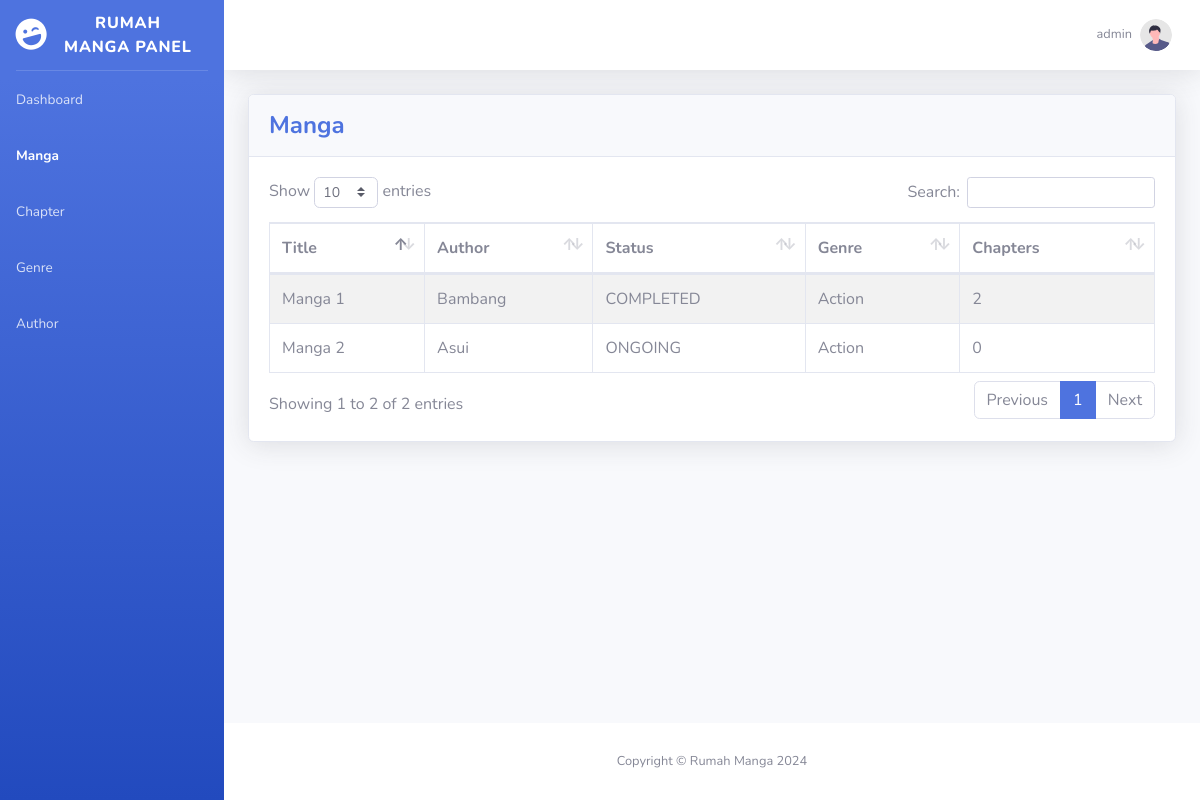
The page /manga.php (signed in) on the database its author committed.
### tables this page shows
CREATE TABLE "mangas" (
	"id"	INTEGER NOT NULL,
	"secure_id"	TEXT NOT NULL,
	"created_date"	TEXT,
	"modified_date"	TEXT,
	"title"	TEXT NOT NULL,
	"author_id"	TEXT,
	"genres_id"	TEXT,
	"status"	TEXT,
	"synopsis"	TEXT,
	"cover_img"	TEXT,
	PRIMARY KEY("id")
);

### api/get_manga.php (called while the page is built, shortened)
<?php
include('config/db.php');
if ($_SERVER["REQUEST_METHOD"] == "GET") {
    try{
        $sql = 'SELECT * FROM mangas';
        $stmt = $db->query($sql);
        $mangas = $stmt->fetchAll();
        $i = 0;
        foreach($mangas as $manga) {
            $genreIds = json_decode($manga['genres_id']);
            $genreNames = array();
            foreach ($genreIds as $genreId) {
                $sql = "SELECT name FROM genres WHERE id = ".$genreId;
                $stmt = $db->query($sql);
                $genre = $stmt->fetchColumn();
                if ($genre) {
                    $genreNames[] = $genre;
                }
            }
            $genreNamesCombined = implode(", ", $genreNames);
            $mangas[$i]['genre'] = $genreNamesCombined;
            $sql = 'SELECT * FROM chapters WHERE manga_id='.$manga['id'];
            $stmt = $db->query($sql);
            $chapters = $stmt->fetchAll();
            $mangas[$i]['chapters'] = count($chapters);
            $sql = 'SELECT name FROM authors WHERE id = '.$manga['author_id'];
            $stmt = $db->query($sql);
            $author = $stmt->fetchColumn();
            $mangas[$i]['author'] = $author;
            $i++;
        }
    } catch(PDOException $e){
        echo "Connection failed: " . $e->getMessage();
    }
}
?>

### manga.php (the view, shortened to what this page needs)
<?php
include('layout/header.php');
require 'api/get_manga.php'
?>
<body id="page-top">
    <?php
     include 'layout/sidebar.php';
    ?>
    <div id="content-wrapper" class="d-flex flex-column">
    <div id="content">
        <?php include 'layout/top_bar.php'?>
        <div class="container-fluid">
            <div class="card shadow mb-4">
                <div class="card-header py-3">
                    <h4 class="m-0 font-weight-bold text-primary">Manga</h4>
                </div>
                <div class="card-body">
                    <div class="table-responsive">
                        <table class="table table-bordered table-striped" id="dataTable" width="100%" cellspacing="0">
                            <thead>
                                <tr>
                                    <th>Title</th>
                                    <th>Author</th>
                                    <th>Status</th>
                                    <th>Genre</th>
                                    <th>Chapters</th>
                                </tr>
                            </thead>
                            <tbody>
                                <?php foreach($mangas as $manga): ?>
                                    <tr data-href="upsert_manga.php?q=<?php echo htmlspecialchars($manga['secure_id'])?> " id="click-tbl" >
                                        <td><?php echo htmlspecialchars($manga['title']); ?></td>
                                        <td><?php echo htmlspecialchars($manga['author']); ?></td>
                                        <td><?php echo htmlspecialchars($manga['status']); ?></td>
                                        <td><?php echo htmlspecialchars($manga['genre']);?></td>
                                        <td><?php echo htmlspecialchars($manga['chapters']);?></td>
                                    </tr>
                                <?php endforeach; ?>
                            </tbody>
                        </table>
                    </div>
                </div>
            </div>
            </div>
    </div>
    <?php include 'layout/footer.php'?>
    </div>
    </div>
</body>
</html>

### rows shown on the page
mangas: title "Manga 1", author "Bambang", status "COMPLETED", genre "Action", chapters "2"
mangas: title "Manga 2", author "Asui", status "ONGOING", genre "Action", chapters "0"

### other values the page prints
$link['text'] "Dashboard"
$link['text'] "Manga"
$link['text'] "Chapter"
$link['text'] "Genre"
$link['text'] "Author"
$_SESSION['username'] "admin"
